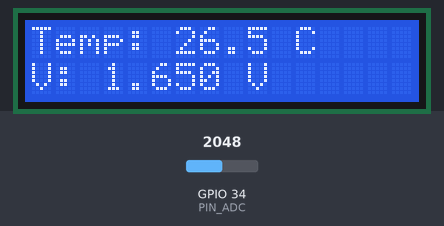
This sketch was run on a simulated ESP32. Parts: 16×2 character LCD. The inputs (shaded band) are chosen by the test bench; at power-on: GPIO 34 (PIN_ADC) = 2048. What the sketch prints to the serial monitor is not drawn.

Above: at 2.2 s.
2.3 s: GPIO 34 (PIN_ADC) set to 3978
At 3.9 s:
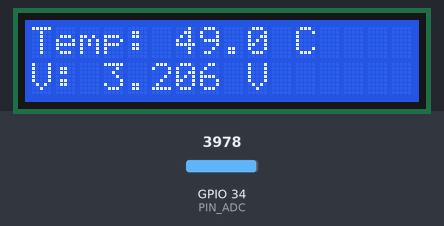
4.2 s: GPIO 34 (PIN_ADC) set to 4086
At 4.8 s:
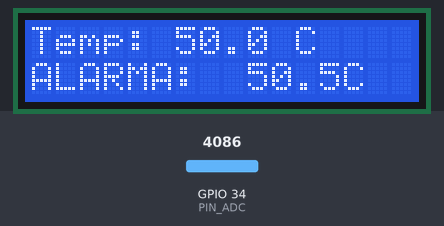
7.2 s: GPIO 34 (PIN_ADC) set to 4095
At 8.0 s:
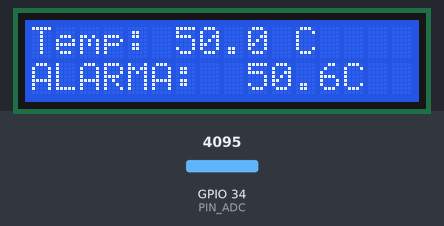
9.8 s: GPIO 34 (PIN_ADC) set to 2047
At 11.2 s:
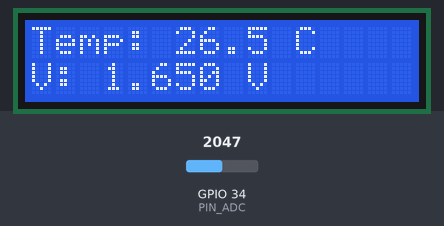
Timing chart, 0 to 12.4 s (numbered marks = the images above; inputs shaded):
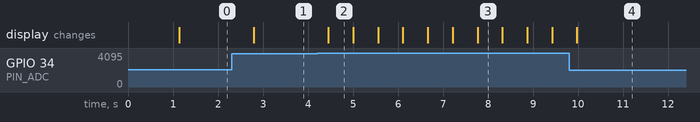

Measured:
- the behaviour switches between 4042 and 4043 on GPIO 34 (PIN_ADC) (found by bisection; images 1 and 2)
- after the input at 2.3 s, the display: changes after 0.50 s (image 1)
- after the input at 4.2 s, the display: changes after 0.25 s (image 2)
- after the input at 7.2 s, the display: first differs from a run without the input after 0.57 s (image 3)
- after the input at 9.8 s, the display: changes after 0.18 s (image 4)
- what the display in image 2 shows lasts 0.5 s, from 4.5 s to 5.0 s

The sketch:

Codigo_LCD-LAB-3.ino
```cpp
/*
 * ESP32 - Lectura de termopar tipo K (señal acondicionada)
 *
 * La señal de la entrada del ADC ya viene acondicionada por el circuito
 * analógico externo (op-amps + sumador con compensación de unión fría).
 *
 * Mapeo (calibrado con mediciones reales):
 *   - V_MIN = 1.220 V  -> 20 °C  (T_MIN)
 *   - V_MAX = 3.258 V  -> 50 °C  (T_MAX)
 *
 * Requiere librería: LiquidCrystal_I2C (PCF8574) + Wire
 */

#include <Wire.h>
#include <LiquidCrystal_I2C.h>

// ---------------------------------------------------------------------------
// CONFIGURACIÓN EDITABLE
// ---------------------------------------------------------------------------

// Rango de temperatura (grados Celsius)
static const float T_MIN = 20.0f;   // °C al voltaje mínimo
static const float T_MAX = 50.0f;   // °C al voltaje máximo

// Voltaje medido correspondiente a T_MIN y T_MAX (calibración real del circuito)
static const float V_MIN = 1.220f;  // V a 20 °C
static const float V_MAX = 3.258f;  // V a 50 °C

// Pines ADC (ESP32 normal)
// GPIO34 = ADC1_CH6 (solo entrada, pin dedicado ideal para lectura analógica).
// Otras opciones válidas de ADC1: GPIO32, GPIO33, GPIO35, GPIO36, GPIO39.
// Evita pines de ADC2 (GPIO0,2,4,12-15,25-27) si usas WiFi.
static const int PIN_ADC = 34;      // Pin de la señal del termopar acondicionado

// Atenuación del ADC. En el core ESP32 3.3.11 el enum es:
//   ADC_0db = 0, ADC_2_5db = 1, ADC_6db = 2, ADC_11db = 3
// (no existe 12 dB en este core). 11 dB mide 0-3.1V, suficiente para 0-3.3V.
static const adc_attenuation_t ADC_ATTEN = ADC_11db;

// Número de muestras a promediar para reducir ruido del ADC
static const int NUM_SAMPLES = 64;

// Retardo entre actualizaciones (ms)
static const unsigned long UPDATE_MS = 500;

// Dirección I2C del LCD (0x27 o 0x3F según el módulo PCF8574)
static const uint8_t LCD_ADDR = 0x27;

// Alarma de temperatura: se activa cuando la temperatura real supera este valor.
static const float ALARM_TEMP = 50.0f;   // °C — umbral de alarma en pantalla

// ---------------------------------------------------------------------------
// ---------------------------------------------------------------------------

LiquidCrystal_I2C lcd(LCD_ADDR, 16, 2);

// Voltaje real de referencia a 3.3 V (calibrable si usas alimentación regulada)
static const float VREF = 3.3f;

static float readVoltage(int pin) {
  uint32_t sum = 0;
  for (int i = 0; i < NUM_SAMPLES; i++) {
    sum += analogRead(pin);
    delayMicroseconds(100);
  }
  float avg_raw = (float)sum / NUM_SAMPLES;
  // DEBUG: valor crudo del ADC (0-4095). Útil para diagnosticar lecturas erróneas.
  Serial.print("DEBUG raw_adc="); Serial.println(avg_raw, 1);
  // ESP32-S3 ADC: 12 bits -> valor 0..4095
  float v = (avg_raw / 4095.0f) * VREF;
  return v;
}

static float voltageToTempRaw(float v) {
  // Igual que voltageToTemp pero SIN limitar (clamp) el resultado.
  // Se usa para detectar si la temperatura real superó el rango calibrado,
  // incluso cuando voltageToTemp() ya la recortó a T_MAX para mostrarla.
  float span_v = V_MAX - V_MIN;           // voltaje total del span (2.038 V)
  float span_t = T_MAX - T_MIN;           // 30 °C
  return T_MIN + ((v - V_MIN) / span_v) * span_t;
}

static float voltageToTemp(float v) {
  float t = voltageToTempRaw(v);
  if (t < T_MIN) t = T_MIN;
  if (t > T_MAX) t = T_MAX;
  return t;
}

void setup() {
  Serial.begin(115200);
  analogSetPinAttenuation(PIN_ADC, ADC_ATTEN);

  Wire.begin(21, 22);                     // SDA=GPIO21, SCL=GPIO22 (por defecto ESP32)
  // Si tu LCD usa otros pines, cambia Wire.begin(SDA, SCL).

  lcd.init();
  lcd.backlight();
  lcd.clear();
  lcd.setCursor(0, 0);
  lcd.print("Termopar K");
  lcd.setCursor(0, 1);
  lcd.print("Inicializando...");
  delay(1000);

  Serial.println("ESP32-S3 Termopar K - Listo");
  Serial.print("V_MIN="); Serial.print(V_MIN); Serial.print(" V (");
  Serial.print(T_MIN); Serial.println(" C)");
  Serial.print("V_MAX="); Serial.print(V_MAX); Serial.print(" V (");
  Serial.print(T_MAX); Serial.println(" C)");
}

void loop() {
  float v = readVoltage(PIN_ADC);
  float temp_raw = voltageToTempRaw(v);      // temperatura real, sin recortar
  float temp = voltageToTemp(v);             // temperatura recortada al rango 20-50°C

  bool alarm = (temp_raw >= ALARM_TEMP);

  // Resolución de 0.5 °C en la presentación
  float temp_display = round(temp * 2.0f) / 2.0f;

  char line1[17];
  snprintf(line1, sizeof(line1), "Temp: %4.1f C", temp_display);
  lcd.setCursor(0, 0);
  lcd.print(line1);

  char line2[17];
  if (alarm) {
    // Parpadea el aviso de alarma alternando cada ciclo de loop (cada UPDATE_MS)
    static bool blink_state = false;
    blink_state = !blink_state;
    if (blink_state) {
      snprintf(line2, sizeof(line2), "ALARMA: %5.1fC", temp_raw);
    } else {
      snprintf(line2, sizeof(line2), "V: %1.3f V", v);
    }
  } else {
    snprintf(line2, sizeof(line2), "V: %1.3f V", v);
  }
  lcd.setCursor(0, 1);
  lcd.print("                ");   // limpia la línea antes de reescribir
  lcd.setCursor(0, 1);
  lcd.print(line2);

  Serial.print("v="); Serial.print(v, 3);
  Serial.print(" V -> T="); Serial.print(temp, 2);
  if (alarm) {
    Serial.print("  [ALARMA: temp real="); Serial.print(temp_raw, 2); Serial.print("C >= "); Serial.print(ALARM_TEMP, 1); Serial.print("C]");
  }
  Serial.println();

  delay(UPDATE_MS);
}
```
